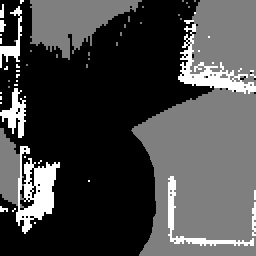
#> input picture src/sample.jpg, 256 x 256 px
$ python rem_noise_multi.py
#> lines starting #> are read from the running program, lines starting #| are printed output that depends on the picture; after the words box and inside, x2 and y2 are one past the last pixel; in counts of white or black regions, pixels touching at a corner belong together
import matplotlib.pyplot as plt
import numpy as np
import cv2
import time
import threading


def find_255(img):
    w = img.shape[0]
    h = img.shape[1]

    for r in range(w):
        for c in range(h):
            if img[r][c] == 255:
                return True
            else:
                continue


def right_filters(d):
    for r in range(window_right):
        # print(r)
        # det_filter=image[int(k*r):int(k*(r+1)),int(k*r):int(k*(r+1))]
        outer_filter = np.copy(image[d:d + k, r:r + k])  # ymin,ymax
        inner_filter = np.copy(outer_filter[filter_gap:filter_gap + k2, filter_gap:filter_gap + k2])
        if np.max(inner_filter) == 255:
            outer_filter[filter_gap:filter_gap + k2, filter_gap:filter_gap + k2] = 0
            if np.max(outer_filter) == 255:
                # if find_255(outer_filter):
                continue
            else:
                image[d:d + k, r:r + k] = outer_filter
                #cv2.imwrite("right\conv" + str(r) + str(d) + ".jpg", image)
        else:
            continue


image = cv2.imread("sample.jpg", 0)
#> image is the input picture: shape (256, 256); min 0, max 255, mean 70.7
# we have to ignore 0 and 127 the only issue is from 255
image[image < 255] = 0
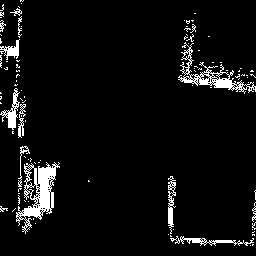
#> image: shape (256, 256); 5.6% white; 98 white regions (85 under 20 px), largest, box (x1, y1, x2, y2) and area: (16, 162, 60, 234) 1196, (178, 42, 256, 94) 781, (0, 88, 20, 130) 272

w = image.shape[0]
#> w = 256
h = image.shape[1]
#> h = 256
print(w)
#| 256
print(h)
#| 256
image = cv2.imread("sample.jpg", 0)
k = 16  # this is the kernel size
k2 = 2  # this isthe inner kernel size
start_time = time.time()
filter_gap = int((k / 2) - 1)
window_right = w - k
#> window_right = 240
window_down = h - k
#> window_down = 240
d_m = 0
while d_m < window_down:
    d_m += 1
    try:
        th_1 = threading.Thread(target=right_filters, args=(d_m,))
        d_m += 1
        th_2 = threading.Thread(target=right_filters, args=(d_m,))
        d_m += 1
        th_3 = threading.Thread(target=right_filters, args=(d_m,))
        # th_1=_thread.start_new_thread ( right_filters, (d_m,) )
        # d_m+=1
        # th_2 = _thread.start_new_thread(right_filters, (d_m,))
        th_1.start()
        th_2.start()
        th_3.start()
        th_1.join()
        th_2.join()
        th_3.join()


    except Exception as ex:
        print(ex)
#> after the loop, d_m = 240

cv2.imwrite("postproc.jpg", image)

print("--- %s seconds ---" % (time.time() - start_time))
